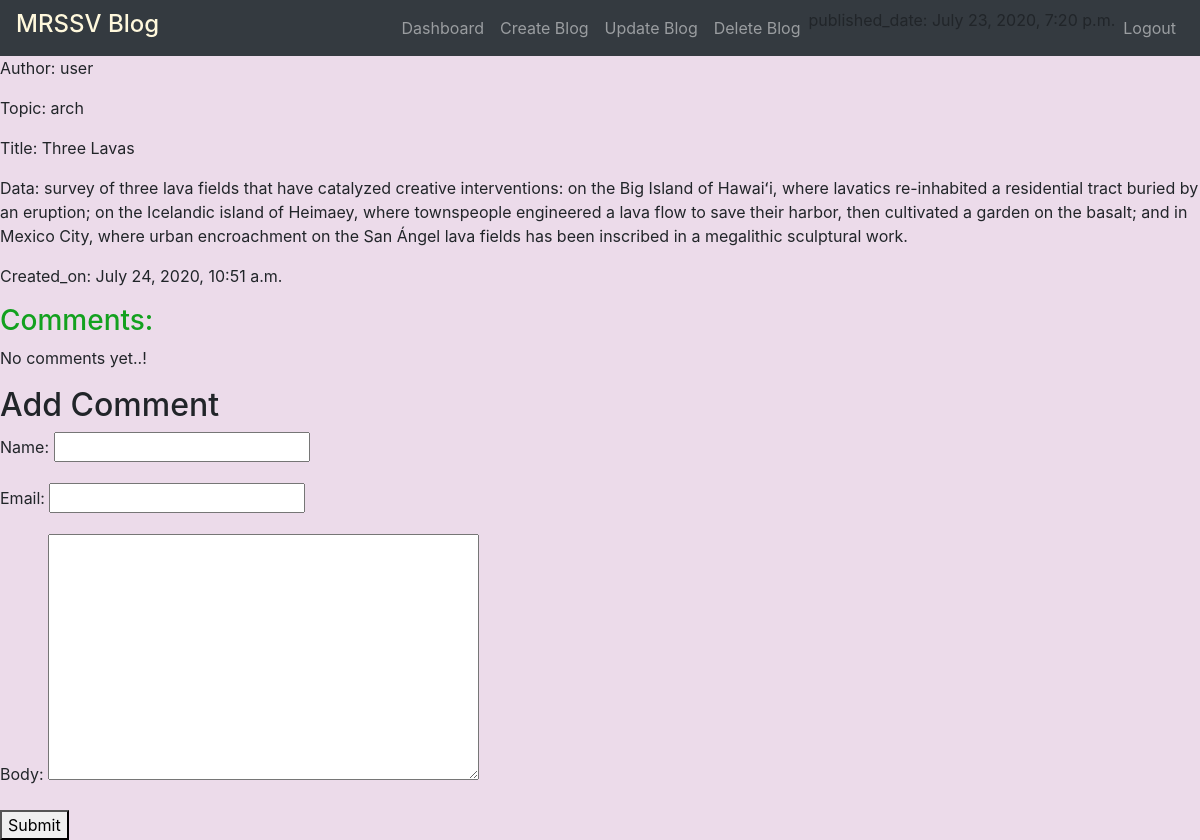
/article_preview/3/, run on the app's committed database.
### app_article/models.py (models this page shows, shortened)
class ArticleModel(models.Model):
    author = models.ForeignKey(User, on_delete=models.CASCADE)
    topic = models.CharField(max_length=20, choices=(
        ('arch', 'Architecture'),
        ('news','News'),
        ('heal', 'Health'),
        ('politics','Politics'),
        ('sports','Sports'),
        ('beauty','Beautytips'),
        ('other','Others')
    ))
    title = models.CharField(max_length=500)
    data = models.TextField(max_length=1000,blank=True,null=True)
    created_on = models.DateTimeField(auto_now=True)
    published_date = models.DateTimeField(blank=True, null=True)

### app_article/views.py (the view)
# urls.py: path('article_preview/<int:pk>/', views.article_preview, name ='article_preview'),
def article_preview(request,pk):
    article = get_object_or_404(ArticleModel,pk=pk)
    if request.method=="POST":
        form=commentForm(request.POST)
        if form.is_valid():
            comment=form.save(commit=False)
            comment.post=article
            comment.save()
            return render(request, 'article/article_detail.html', {'article':article})
    else:
        form=commentForm()
    return render(request,'article/article_detail.html',{'article':article,'form':form})

### app_article/forms.py
class commentForm(forms.ModelForm):
    class Meta:
        model=comment
        fields=['name','email','body']

### templates/article/article_detail.html (shortened to what this page needs)
<!DOCTYPE html>
<html lang="en">
<head>
    <link rel="stylesheet" href= "https://maxcdn.bootstrapcdn.com/bootstrap/4.4.1/css/bootstrap.min.css">
</head>
<nav class="navbar navbar-expand-sm bg-dark navbar-dark">
    <h4 style="color: cornsilk;">MRSSV Blog</h4>
    <ul class="navbar-nav ml-auto">
        <li  class="nav-item">
            <a class="nav-link" href="/dashboard/" >Dashboard</a>
        <li class="nav-item">
            <a class="nav-link" href="/article_create/">Create Blog</a>
        </li>
        <li class="nav-item">
            <a class="nav-link"href="{% url 'article_update' pk=article.pk %}">Update Blog</a>
        </li>
        <li class="nav-item">
            <a class="nav-link"  href="{% url 'article_delete' pk=article.pk %}">Delete Blog</a>
        </li>
        {% if article.published_date %}
    <p>published_date: {{article.published_date}}</p>
{% else %}
    <li class="nav-item">
    <a class="nav-link" href="{% url 'publish_article' pk=article.pk %}">Publish Blog</a>
    </li>
{% endif %}
    <li class="nav-item">
        <a class="nav-link" href="/logout/">Logout</a>
    </li>
    </ul>
</nav>
<body style="background-color:#ecdbea;">
<p>Author: {{article.author}}</p>
    <p>Topic: {{article.topic}}</p>
    <p>Title: {{article.title}}</p>
    <p>Data: {{article.data}}</p>
    <p>Created_on: {{article.created_on}}</p>
    <h3 class="subtitle" style="color:rgb(19, 161, 31)">Comments:</h3>
        {% for comment in article.comments.all %}
        <article class="media">
            <div class="media-content">
                <div class="content">
                   <strong> <p style="color:red;">{{comment.name}}</p></strong>{{article.created_on}}
                            <br>
                            <strong>{{comment.body}}</strong>
                    </div>
                </div>
            </article>
            {% empty %}
             <div class="notifications">
                 <p>No comments yet..!</p>
             </div>
             {% endfor %}
            <h2 class="subtitle">Add Comment</h2>
            <form method="post" action=".">
                {{form.as_p}}
                <div class ="field">
                    <div class="control">
                        <button class ="button is_success">Submit</button>
                    </div>
                </div>
            </form>
</body>
</html>

### data on the page
ArticleModel: published_date "July 23, 2020, 7:20 p.m.", author "user", topic "arch", title "Three Lavas", data "survey of three lava fields that have catalyzed creative interventions: on the Big Island of Hawaiʻi, where lavatics re-inhabited a residential tract buried by an eruption; on the Icelandic island of Heimaey, where townspeople engineered a lava flow to save their harbor, then cultivated a garden on the basalt; and in Mexico City, where urban encroachment on the San Ángel lava fields has been inscribed in a megalithic sculptural work.", created_on "July 24, 2020, 10:51 a.m."
